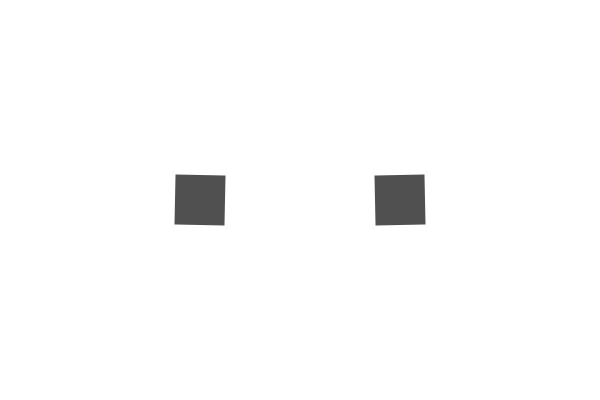
Frame 1 (no input)
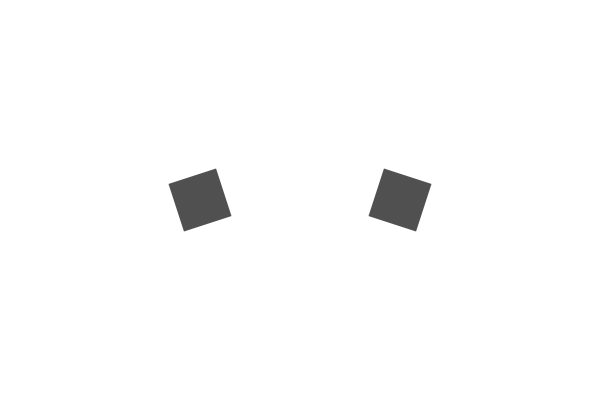
Frame 60 (the mouse pressed at the canvas centre just before this capture)
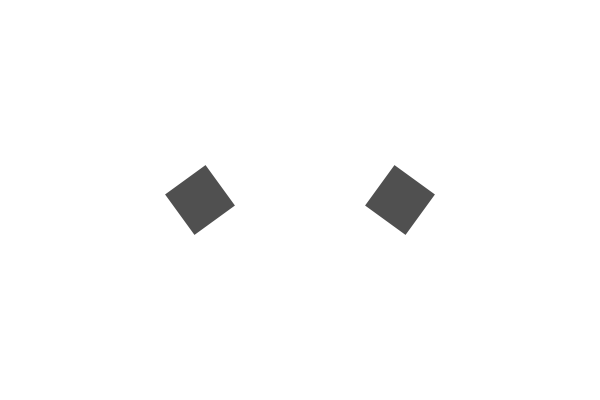
Frame 120 (the mouse held since frame 60 and released just before this capture)

The Processing sketch that drew these frames (run headless with seeded random() and noise(); from frame 60 on, the mouse is pressed at the canvas centre):

// Processing sketch: w14_04
// ── w14_04.pde
// this program rotates two rectangles around a translation point.
// instead of using translation and rotation to create the circular
// motion, use sin and cosine. 

// if you do this successfully, you'll find that the rectangles 
// move in a circle, but don't spin on their own axis anymore.
// at this point, add a translation to recreate the original motion 
// exactly. 

// the solution will therefore involve the use of sin/cos for the
// circular motion, and a translation/rotation for the rect's rotation,
// instead of the two translation and one rotation operation that is 
// currently in place for each rectangle. 

float amplitude = 75;
float theta = 0;
float increment = TWO_PI/300;

void setup() {
  size(600, 400);
  rectMode(CENTER);
  noStroke();
}

//tanked my grade to a C but thats life i guess
//rip my 4.0 from last year
//imma commit! to github

void draw() {
  background(255);
  
  theta = (theta + increment) % TWO_PI;

  fill(80);

  pushMatrix();
  translate(width/3, height/2);
  rotate(theta);
  pushMatrix();
  sin(amplitude);
  rect(0, 0, 50, 50);
  popMatrix();
  popMatrix();

  pushMatrix();
  translate(2* width/3, height/2);
  rotate(-theta);
  pushMatrix();
  sin(-amplitude);
  rect(0, 0, 50, 50);
  popMatrix();
  popMatrix();
}
